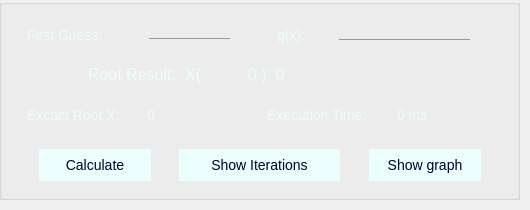
    <widget class="QWidget" name="tab_4">
     <attribute name="title">
      <string>Fixed point</string>
     </attribute>
     <widget class="QGroupBox" name="groupBox">
      <property name="geometry">
       <rect>
        <x>-1</x>
        <y>-1</y>
        <width>521</width>
        <height>201</height>
       </rect>
      </property>
      <property name="styleSheet">
       <string notr="true">background: transparent;
</string>
      </property>
      <property name="title">
       <string/>
      </property>
      <widget class="QLabel" name="label_12">
       <property name="geometry">
        <rect>
         <x>20</x>
         <y>20</y>
         <width>121</width>
         <height>31</height>
        </rect>
       </property>
       <property name="styleSheet">
        <string notr="true">background: transparent;
color: rgb(234, 255, 253);
margin: 5px;
font-size: 14px;
font-family: &quot;Lucida Console&quot;, &quot;Courier New&quot;, monospace;
color: rgb(234, 255, 253);
border: none;</string>
       </property>
       <property name="text">
        <string>First Guess:</string>
       </property>
      </widget>
      <widget class="QLineEdit" name="fixedFirstGuess">
       <property name="geometry">
        <rect>
         <x>150</x>
         <y>20</y>
         <width>81</width>
         <height>20</height>
        </rect>
       </property>
       <property name="styleSheet">
        <string notr="true">border: 0;
border-bottom: 1px solid #999;
background: transparent;
outline: none;
font-size: 14px;
font-family: &quot;Lucida Console&quot;, &quot;Courier New&quot;, monospace;
color: rgb(234, 255, 253);</string>
       </property>
       <property name="inputMask">
        <string/>
       </property>
       <property name="text">
        <string/>
       </property>
      </widget>
      <widget class="QPushButton" name="fixedCalcBtn">
       <property name="geometry">
        <rect>
         <x>40</x>
         <y>150</y>
         <width>112</width>
         <height>32</height>
        </rect>
       </property>
       <property name="styleSheet">
        <string notr="true">border-radius: 50px;
background-color: rgb(234, 255, 253);
font-size: 14px;
font-family: &quot;Lucida Console&quot;, &quot;Courier New&quot;, monospace;
color: rgb(0, 0, 40);</string>
       </property>
       <property name="text">
        <string>Calculate</string>
       </property>
      </widget>
      <widget class="QPushButton" name="fixedShowIterBtn">
       <property name="geometry">
        <rect>
         <x>180</x>
         <y>150</y>
         <width>161</width>
         <height>32</height>
        </rect>
       </property>
       <property name="styleSheet">
        <string notr="true">border-radius: 50px;
background-color: rgb(234, 255, 253);
font-size: 14px;
font-family: &quot;Lucida Console&quot;, &quot;Courier New&quot;, monospace;
color: rgb(0, 0, 40);</string>
       </property>
       <property name="text">
        <string>Show Iterations</string>
       </property>
      </widget>
      <widget class="QPushButton" name="fixedShowGpBtn">
       <property name="geometry">
        <rect>
         <x>370</x>
         <y>150</y>
         <width>112</width>
         <height>32</height>
        </rect>
       </property>
       <property name="styleSheet">
        <string notr="true">border-radius: 50px;
background-color: rgb(234, 255, 253);
font-size: 14px;
font-family: &quot;Lucida Console&quot;, &quot;Courier New&quot;, monospace;
color: rgb(0, 0, 40);</string>
       </property>
       <property name="text">
        <string>Show graph</string>
       </property>
      </widget>
      <widget class="QLabel" name="label_14">
       <property name="geometry">
        <rect>
         <x>80</x>
         <y>60</y>
         <width>171</width>
         <height>31</height>
        </rect>
       </property>
       <property name="styleSheet">
        <string notr="true">background: transparent;
color: rgb(234, 255, 253);
margin: 5px;
font-size: 16px;
font-family: &quot;Lucida Console&quot;, &quot;Courier New&quot;, monospace;
color: rgb(234, 255, 253);
border: none;</string>
       </property>
       <property name="text">
        <string>Root Result:  X(</string>
       </property>
      </widget>
      <widget class="QLabel" name="fixedRoot">
       <property name="geometry">
        <rect>
         <x>240</x>
         <y>60</y>
         <width>141</width>
         <height>31</height>
        </rect>
       </property>
       <property name="styleSheet">
        <string notr="true">background: transparent;
color: rgb(234, 255, 253);
margin: 5px;
font-size: 16px;
font-family: &quot;Lucida Console&quot;, &quot;Courier New&quot;, monospace;
color: rgb(234, 255, 253);
border: none;</string>
       </property>
       <property name="text">
        <string>0 ): 0</string>
       </property>
      </widget>
      <widget class="QLabel" name="label_28">
       <property name="geometry">
        <rect>
         <x>20</x>
         <y>100</y>
         <width>131</width>
         <height>31</height>
        </rect>
       </property>
       <property name="styleSheet">
        <string notr="true">background: transparent;
color: rgb(234, 255, 253);
margin: 5px;
font-size: 14px;
font-family: &quot;Lucida Console&quot;, &quot;Courier New&quot;, monospace;
color: rgb(234, 255, 253);
border: none;</string>
       </property>
       <property name="text">
        <string>Excact Root X:</string>
       </property>
      </widget>
      <widget class="QLabel" name="excactRootFixed">
       <property name="geometry">
        <rect>
         <x>140</x>
         <y>100</y>
         <width>101</width>
         <height>31</height>
        </rect>
       </property>
       <property name="styleSheet">
        <string notr="true">background: transparent;
color: rgb(234, 255, 253);
margin: 5px;
font-size: 14px;
font-family: &quot;Lucida Console&quot;, &quot;Courier New&quot;, monospace;
color: rgb(234, 255, 253);
border: none;</string>
       </property>
       <property name="text">
        <string>0</string>
       </property>
      </widget>
      <widget class="QLabel" name="label_29">
       <property name="geometry">
        <rect>
         <x>260</x>
         <y>100</y>
         <width>141</width>
         <height>31</height>
        </rect>
       </property>
       <property name="styleSheet">
        <string notr="true">background: transparent;
color: rgb(234, 255, 253);
margin: 5px;
font-size: 14px;
font-family: &quot;Lucida Console&quot;, &quot;Courier New&quot;, monospace;
color: rgb(234, 255, 253);
border: none;</string>
       </property>
       <property name="text">
        <string>Execution Time:</string>
       </property>
      </widget>
      <widget class="QLabel" name="etFixed">
       <property name="geometry">
        <rect>
         <x>390</x>
         <y>100</y>
         <width>101</width>
         <height>31</height>
        </rect>
       </property>
       <property name="styleSheet">
        <string notr="true">background: transparent;
color: rgb(234, 255, 253);
margin: 5px;
font-size: 14px;
font-family: &quot;Lucida Console&quot;, &quot;Courier New&quot;, monospace;
color: rgb(234, 255, 253);
border: none;</string>
       </property>
       <property name="text">
        <string>0 ms</string>
       </property>
      </widget>
      <widget class="QLabel" name="label_13">
       <property name="geometry">
        <rect>
         <x>270</x>
         <y>20</y>
         <width>61</width>
         <height>31</height>
        </rect>
       </property>
       <property name="styleSheet">
        <string notr="true">background: transparent;
color: rgb(234, 255, 253);
margin: 5px;
font-size: 14px;
font-family: &quot;Lucida Console&quot;, &quot;Courier New&quot;, monospace;
color: rgb(234, 255, 253);
border: none;</string>
       </property>
       <property name="text">
        <string>g(x):</string>
       </property>
      </widget>
      <widget class="QLineEdit" name="gx">
       <property name="geometry">
        <rect>
         <x>340</x>
         <y>20</y>
         <width>131</width>
         <height>21</height>
        </rect>
       </property>
       <property name="styleSheet">
        <string notr="true">border: 0;
border-bottom: 1px solid #999;
background: transparent;
outline: none;
font-size: 14px;
font-family: &quot;Lucida Console&quot;, &quot;Courier New&quot;, monospace;
color: rgb(234, 255, 253);</string>
       </property>
       <property name="inputMask">
        <string/>
       </property>
       <property name="text">
        <string/>
       </property>
      </widget>
     </widget>
    </widget>
